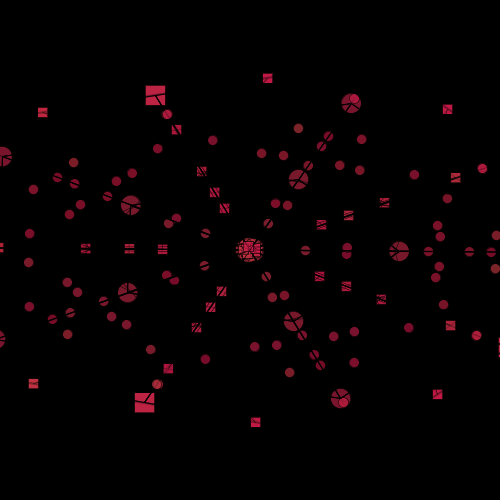
Frame 1 (no input)
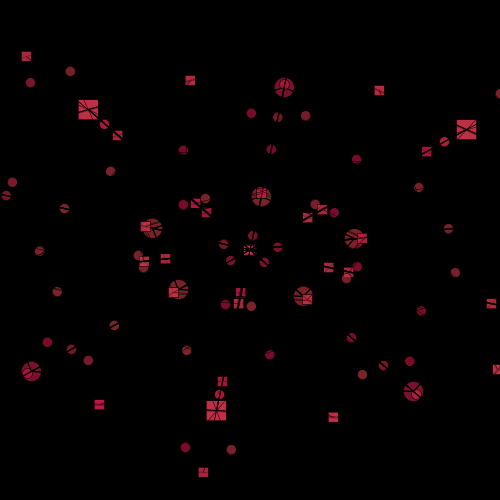
Frame 60 (the mouse pressed at the canvas centre just before this capture)
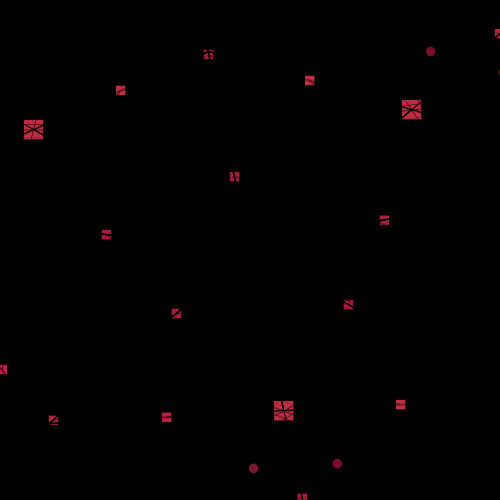
Frame 120 (the mouse held since frame 60 and released just before this capture)

The Processing sketch that drew these frames (run headless with seeded random() and noise(); from frame 60 on, the mouse is pressed at the canvas centre):

// Processing sketch: processing_126602
// ── processing_126602.pde

//1211 Inclass Practice
//N76014087  Te Pang Chiang
//Use red circle and square to make star shape emergence
//Reference to Sutcliffe Pentagons (AbandonedArt.org)

FractalRoot pentagon;
float _strutFactor = 0.2;
float _strutNoise;
int _maxlevels = 2;

void setup() {
  size(500, 500); 
  smooth();
  _strutNoise = random(15);

  pentagon = new FractalRoot(0);
  pentagon.drawShape();
}

void draw() {
  background(0);

  _strutNoise += 0.01;
  _strutFactor = noise(_strutNoise) * 2;

  pentagon = new FractalRoot(frameCount);
  pentagon.drawShape();
  
  _strutNoise += 0.02;
  _strutFactor = noise(_strutNoise) * 3;

  pentagon = new FractalRoot(frameCount);
  pentagon.drawShape();
    
  _strutNoise += 0.02;
  _strutFactor = noise(_strutNoise) * 4;

  pentagon = new FractalRoot(frameCount);
  pentagon.drawShape();
  
}    

class Point {
  float x, y;
  Point(float ex, float why) {
    x = ex; 
    y = why;
  }
}


class FractalRoot {
  Point[] pointArr = new Point[5];
  Branch rootBranch;

  FractalRoot(float startAngle) {
    float centX = width/2;
    float centY = height/2;
    int count = 0;
    for (int i = 0; i<360; i+=72) {
      float x = centX + (400 * cos(radians(startAngle + i)));
      float y = centY + (200 * sin(radians(startAngle + i)));
      pointArr[count] = new Point(x, y);
      count++;
    }
    rootBranch = new Branch(0, 0, pointArr);
  }

  void drawShape() {
    rootBranch.drawMe();
  }
}

class Branch {
  int level, num;
  Point[] outerPoints = {
  };
  Point[] midPoints = {
  };
  Point[] projPoints = {
  };
  Branch[] myBranches = {
  };

  Branch(int lev, int n, Point[] points) {
    level = lev;
    num = n;
    outerPoints = points;
    midPoints = calcMidPoints();
    projPoints = calcStrutPoints();

    // next generation
    if ((level+1) < _maxlevels) {
      Branch childBranch = new Branch(level+1, 0, projPoints);
      myBranches = (Branch[])append(myBranches, childBranch);

      // fill other pentagons
      for (int k = 0; k < outerPoints.length; k++) {
        int nextk = k-1;
        if (nextk < 0) { 
          nextk += outerPoints.length;
        }
        Point[] newPoints = {  
          projPoints[k], midPoints[k], outerPoints[k], midPoints[nextk], projPoints[nextk]
        };
        childBranch = new Branch(level+1, k+1, newPoints);
        myBranches = (Branch[])append(myBranches, childBranch);
      }
    }
  }

  Point[] calcMidPoints() {
    Point[] mpArray = new Point[outerPoints.length];
    for (int i = 0; i < outerPoints.length; i++) {
      int nexti = i+1;
      if (nexti == outerPoints.length) { 
        nexti = 0;
      }
      Point thisMP = calcMidPoint(outerPoints[i], outerPoints[nexti]);
      mpArray[i] = thisMP;
    } 
    return mpArray;
  }

  Point[] calcStrutPoints() {
    Point[] strutArray = new Point[midPoints.length];
    for (int i = 0; i < midPoints.length; i++) {
      int nexti = i+3;
      if (nexti >= midPoints.length) { 
        nexti -= midPoints.length;
      }
      Point thisSP = calcProjPoint(midPoints[i], outerPoints[nexti]);  
      // draw from midpoint to opposite point on outer shape
      strutArray[i] = thisSP;
    } 
    return strutArray;
  }

  Point calcMidPoint(Point end1, Point end2) {
    float mx, my;
    if (end1.x > end2.x) {
      mx = end2.x + ((end1.x - end2.x)/2);
    } 
    else {
      mx = end1.x + ((end2.x - end1.x)/2);
    }
    if (end1.y > end2.y) {
      my = end2.y + ((end1.y - end2.y)/2);
    } 
    else {
      my = end1.y + ((end2.y - end1.y)/2);
    }
    return new Point(mx, my);
  }


  Point calcProjPoint(Point mp, Point op) {
    float px, py;
    // trig triangle, get opposite and adjacent
    float adj, opp;    
    if (op.x > mp.x) { 
      opp = op.x - mp.x;
    } 
    else {
      opp = mp.x - op.x;
    }
    if (op.y > mp.y) {
      adj = op.y - mp.y;
    } 
    else {
      adj = mp.y - op.y;
    }
    // project point
    if (op.x > mp.x) { 
      px = mp.x + (opp * _strutFactor);
    } 
    else {
      px = mp.x - (opp * _strutFactor);
    }
    if (op.y > mp.y) {
      py = mp.y + (adj * _strutFactor);
    } 
    else {
      py = mp.y - (adj * _strutFactor);
    }  
    return new Point(px, py);
  }


  void drawMe() {
    int myWeight = _maxlevels - level;
    strokeWeight(myWeight);      // stroke weight according to level
    // draw outer shape
    for (int i = 0; i < outerPoints.length; i++) {
      int nexti = i+1;
      if (nexti == outerPoints.length) { 
        nexti = 0;
      }
      line(outerPoints[i].x, outerPoints[i].y, outerPoints[nexti].x, outerPoints[nexti].y);
    } 
    // draw midpoints and their projection points
    strokeWeight(0.5);
    fill(random(203, 208), random(16, 64), random(66, 76), 150);   
    for (int j = 0; j < midPoints.length; j++) {
      rectMode(CENTER);
      rect(midPoints[j].x, midPoints[j].y, myWeight*10, myWeight*10);
      line(midPoints[j].x, midPoints[j].y, projPoints[j].x, projPoints[j].y);
      ellipse(projPoints[j].x, projPoints[j].y, myWeight*10, myWeight*10);
    } 

    // draw children
    for (int k = 0; k < myBranches.length; k++) {
      myBranches[k].drawMe();
    }
  }
}
